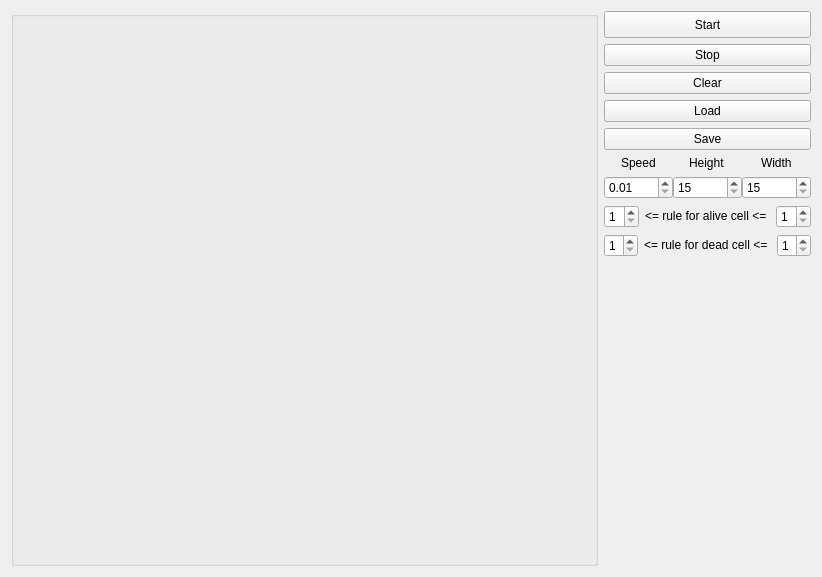
<?xml version="1.0" encoding="UTF-8"?>
<ui version="4.0">
 <class>MainWindow</class>
 <widget class="QMainWindow" name="MainWindow">
  <property name="geometry">
   <rect>
    <x>0</x>
    <y>0</y>
    <width>822</width>
    <height>577</height>
   </rect>
  </property>
  <property name="windowTitle">
   <string>MainWindow</string>
  </property>
  <widget class="QWidget" name="centralWidget">
   <property name="minimumSize">
    <size>
     <width>822</width>
     <height>0</height>
    </size>
   </property>
   <layout class="QHBoxLayout" name="horizontalLayout_5">
    <item>
     <layout class="QHBoxLayout" name="horizontalLayout_4">
      <item>
       <widget class="QGroupBox" name="groupBox">
        <property name="minimumSize">
         <size>
          <width>501</width>
          <height>0</height>
         </size>
        </property>
        <layout class="QVBoxLayout" name="field">
         <item>
          <spacer name="horizontalSpacer_3">
           <property name="orientation">
            <enum>Qt::Horizontal</enum>
           </property>
           <property name="sizeHint" stdset="0">
            <size>
             <width>40</width>
             <height>20</height>
            </size>
           </property>
          </spacer>
         </item>
        </layout>
       </widget>
      </item>
      <item>
       <layout class="QVBoxLayout" name="verticalLayout_7">
        <item>
         <layout class="QVBoxLayout" name="verticalLayout_3">
          <item>
           <widget class="QPushButton" name="start">
            <property name="sizePolicy">
             <sizepolicy hsizetype="Minimum" vsizetype="Fixed">
              <horstretch>100</horstretch>
              <verstretch>100</verstretch>
             </sizepolicy>
            </property>
            <property name="minimumSize">
             <size>
              <width>0</width>
              <height>27</height>
             </size>
            </property>
            <property name="sizeIncrement">
             <size>
              <width>100</width>
              <height>100</height>
             </size>
            </property>
            <property name="baseSize">
             <size>
              <width>10</width>
              <height>10</height>
             </size>
            </property>
            <property name="text">
             <string>Start</string>
            </property>
           </widget>
          </item>
          <item>
           <widget class="QPushButton" name="stop">
            <property name="text">
             <string>Stop</string>
            </property>
           </widget>
          </item>
          <item>
           <widget class="QPushButton" name="Clear">
            <property name="text">
             <string>Clear</string>
            </property>
           </widget>
          </item>
          <item>
           <widget class="QPushButton" name="Bload">
            <property name="text">
             <string>Load</string>
            </property>
           </widget>
          </item>
          <item>
           <widget class="QPushButton" name="Bsave">
            <property name="text">
             <string>Save</string>
            </property>
           </widget>
          </item>
         </layout>
        </item>
        <item>
         <layout class="QHBoxLayout" name="horizontalLayout" stretch="0,0,0">
          <property name="spacing">
           <number>0</number>
          </property>
          <property name="sizeConstraint">
           <enum>QLayout::SetFixedSize</enum>
          </property>
          <property name="topMargin">
           <number>0</number>
          </property>
          <property name="rightMargin">
           <number>0</number>
          </property>
          <item>
           <layout class="QVBoxLayout" name="verticalLayout">
            <item alignment="Qt::AlignHCenter|Qt::AlignVCenter">
             <widget class="QLabel" name="label">
              <property name="maximumSize">
               <size>
                <width>86</width>
                <height>17</height>
               </size>
              </property>
              <property name="text">
               <string>Speed</string>
              </property>
              <property name="buddy">
               <cstring>TimeChanger</cstring>
              </property>
             </widget>
            </item>
            <item>
             <widget class="QDoubleSpinBox" name="TimeChanger">
              <property name="minimum">
               <double>0.010000000000000</double>
              </property>
              <property name="singleStep">
               <double>0.010000000000000</double>
              </property>
             </widget>
            </item>
           </layout>
          </item>
          <item>
           <layout class="QVBoxLayout" name="verticalLayout_4">
            <item alignment="Qt::AlignHCenter|Qt::AlignVCenter">
             <widget class="QLabel" name="label_2">
              <property name="maximumSize">
               <size>
                <width>86</width>
                <height>17</height>
               </size>
              </property>
              <property name="text">
               <string>Height</string>
              </property>
              <property name="buddy">
               <cstring>heigth</cstring>
              </property>
             </widget>
            </item>
            <item>
             <widget class="QSpinBox" name="heigth">
              <property name="minimum">
               <number>15</number>
              </property>
              <property name="maximum">
               <number>500</number>
              </property>
             </widget>
            </item>
           </layout>
          </item>
          <item>
           <layout class="QVBoxLayout" name="verticalLayout_5">
            <item alignment="Qt::AlignHCenter">
             <widget class="QLabel" name="label_3">
              <property name="maximumSize">
               <size>
                <width>42</width>
                <height>17</height>
               </size>
              </property>
              <property name="text">
               <string>Width</string>
              </property>
              <property name="buddy">
               <cstring>width</cstring>
              </property>
             </widget>
            </item>
            <item>
             <widget class="QSpinBox" name="width">
              <property name="minimum">
               <number>15</number>
              </property>
              <property name="maximum">
               <number>500</number>
              </property>
             </widget>
            </item>
           </layout>
          </item>
         </layout>
        </item>
        <item>
         <layout class="QVBoxLayout" name="verticalLayout_6">
          <item>
           <layout class="QHBoxLayout" name="horizontalLayout_2">
            <item>
             <widget class="QSpinBox" name="min_alive">
              <property name="minimum">
               <number>1</number>
              </property>
              <property name="maximum">
               <number>7</number>
              </property>
             </widget>
            </item>
            <item alignment="Qt::AlignHCenter|Qt::AlignVCenter">
             <widget class="QLabel" name="label_4">
              <property name="text">
               <string> &lt;= rule for alive cell &lt;= </string>
              </property>
             </widget>
            </item>
            <item>
             <widget class="QSpinBox" name="max_alive">
              <property name="minimum">
               <number>1</number>
              </property>
              <property name="maximum">
               <number>8</number>
              </property>
             </widget>
            </item>
           </layout>
          </item>
          <item>
           <layout class="QHBoxLayout" name="horizontalLayout_3">
            <item>
             <widget class="QSpinBox" name="min_dead">
              <property name="minimum">
               <number>1</number>
              </property>
              <property name="maximum">
               <number>7</number>
              </property>
             </widget>
            </item>
            <item alignment="Qt::AlignHCenter|Qt::AlignVCenter">
             <widget class="QLabel" name="label_5">
              <property name="sizeIncrement">
               <size>
                <width>100</width>
                <height>100</height>
               </size>
              </property>
              <property name="text">
               <string> &lt;= rule for dead cell  &lt;=  </string>
              </property>
             </widget>
            </item>
            <item>
             <widget class="QSpinBox" name="max_dead">
              <property name="minimum">
               <number>1</number>
              </property>
              <property name="maximum">
               <number>8</number>
              </property>
             </widget>
            </item>
           </layout>
          </item>
         </layout>
        </item>
        <item>
         <spacer name="verticalSpacer">
          <property name="orientation">
           <enum>Qt::Vertical</enum>
          </property>
          <property name="sizeHint" stdset="0">
           <size>
            <width>20</width>
            <height>40</height>
           </size>
          </property>
         </spacer>
        </item>
       </layout>
      </item>
     </layout>
    </item>
   </layout>
  </widget>
 </widget>
 <layoutdefault spacing="6" margin="11"/>
 <resources/>
 <connections/>
</ui>
